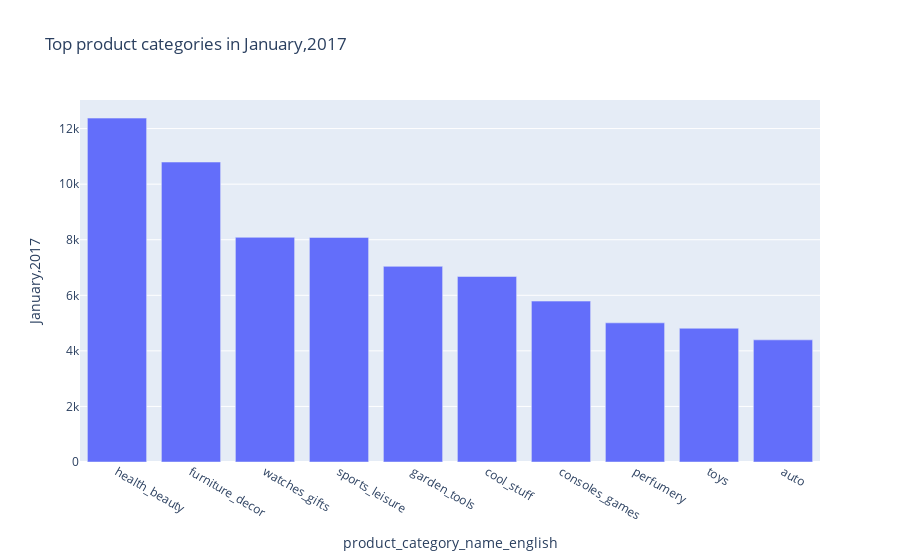

The notebook cell this image was saved under:
### Code cell
px.bar(dff_rev_jan, x='product_category_name_english', y='January,2017', title= 'Top product categories in January,2017')

### Figure 1 — Plotly figure (JSON) as saved in the notebook; plotly's stock layout.template omitted (floating-point values rounded to 4 significant figures)
{"data": [{"alignmentgroup": "True", "hoverlabel": {"namelength": 0}, "hovertemplate": "product_category_name_english=%{x}<br>January,2017=%{y}", "legendgroup": "", "marker": {"color": "#636efa"}, "name": "", "offsetgroup": "", "orientation": "v", "showlegend": false, "textposition": "auto", "type": "bar", "x": ["health_beauty", "furniture_decor", "watches_gifts", "sports_leisure", "garden_tools", "cool_stuff", "consoles_games", "perfumery", "toys", "auto"], "xaxis": "x", "y": [12380.0, 10800.0, 8087.0, 8082.0, 7041.0, 6677.0, 5791.0, 5008.0, 4814.0, 4396.0], "yaxis": "y"}], "layout": {"barmode": "relative", "legend": {"tracegroupgap": 0}, "title": {"text": "Top product categories in January,2017"}, "xaxis": {"anchor": "y", "domain": [0, 1], "title": {"text": "product_category_name_english"}}, "yaxis": {"anchor": "x", "domain": [0, 1], "title": {"text": "January,2017"}}}}
